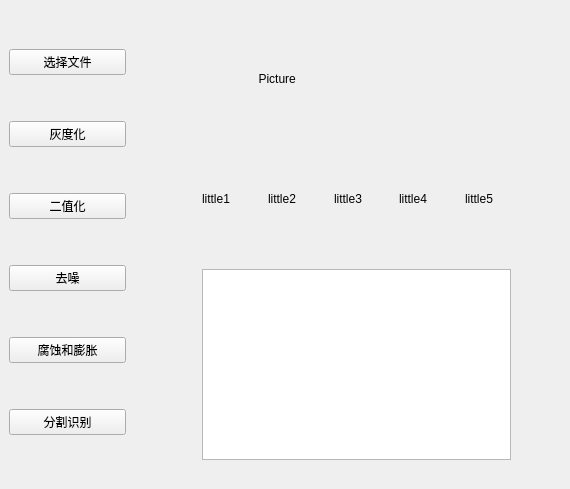
<?xml version="1.0" encoding="UTF-8"?>
<ui version="4.0">
 <class>MainWindow</class>
 <widget class="QMainWindow" name="MainWindow">
  <property name="geometry">
   <rect>
    <x>0</x>
    <y>0</y>
    <width>570</width>
    <height>489</height>
   </rect>
  </property>
  <property name="windowTitle">
   <string>验证码识别模拟</string>
  </property>
  <widget class="QWidget" name="centralwidget">
   <layout class="QGridLayout" name="gridLayout" columnstretch="1,3">
    <item row="0" column="1">
     <layout class="QVBoxLayout" name="verticalLayout" stretch="0,0,0">
      <property name="spacing">
       <number>20</number>
      </property>
      <property name="sizeConstraint">
       <enum>QLayout::SetDefaultConstraint</enum>
      </property>
      <property name="leftMargin">
       <number>50</number>
      </property>
      <property name="topMargin">
       <number>20</number>
      </property>
      <property name="rightMargin">
       <number>50</number>
      </property>
      <property name="bottomMargin">
       <number>20</number>
      </property>
      <item>
       <widget class="QLabel" name="label">
        <property name="sizePolicy">
         <sizepolicy hsizetype="Expanding" vsizetype="Minimum">
          <horstretch>0</horstretch>
          <verstretch>0</verstretch>
         </sizepolicy>
        </property>
        <property name="minimumSize">
         <size>
          <width>0</width>
          <height>100</height>
         </size>
        </property>
        <property name="text">
         <string>                 Picture</string>
        </property>
       </widget>
      </item>
      <item>
       <layout class="QHBoxLayout" name="horizontalLayout">
        <item>
         <widget class="QLabel" name="little1">
          <property name="text">
           <string>little1</string>
          </property>
         </widget>
        </item>
        <item>
         <widget class="QLabel" name="little2">
          <property name="text">
           <string>little2</string>
          </property>
         </widget>
        </item>
        <item>
         <widget class="QLabel" name="little3">
          <property name="sizePolicy">
           <sizepolicy hsizetype="Preferred" vsizetype="Minimum">
            <horstretch>0</horstretch>
            <verstretch>0</verstretch>
           </sizepolicy>
          </property>
          <property name="minimumSize">
           <size>
            <width>0</width>
            <height>100</height>
           </size>
          </property>
          <property name="text">
           <string>little3</string>
          </property>
         </widget>
        </item>
        <item>
         <widget class="QLabel" name="little4">
          <property name="text">
           <string>little4</string>
          </property>
         </widget>
        </item>
        <item>
         <widget class="QLabel" name="little5">
          <property name="text">
           <string>little5</string>
          </property>
         </widget>
        </item>
       </layout>
      </item>
      <item>
       <widget class="QTextBrowser" name="result">
        <property name="sizePolicy">
         <sizepolicy hsizetype="Expanding" vsizetype="Minimum">
          <horstretch>0</horstretch>
          <verstretch>0</verstretch>
         </sizepolicy>
        </property>
        <property name="minimumSize">
         <size>
          <width>0</width>
          <height>100</height>
         </size>
        </property>
        <property name="font">
         <font>
          <family>微软雅黑</family>
          <pointsize>14</pointsize>
          <weight>50</weight>
          <bold>false</bold>
         </font>
        </property>
       </widget>
      </item>
     </layout>
    </item>
    <item row="0" column="0">
     <layout class="QVBoxLayout" name="verticalLayout_2">
      <property name="rightMargin">
       <number>20</number>
      </property>
      <item>
       <widget class="QPushButton" name="pushButton_1">
        <property name="autoFillBackground">
         <bool>false</bool>
        </property>
        <property name="text">
         <string>选择文件</string>
        </property>
       </widget>
      </item>
      <item>
       <widget class="QPushButton" name="pushButton_2">
        <property name="sizePolicy">
         <sizepolicy hsizetype="Minimum" vsizetype="Fixed">
          <horstretch>0</horstretch>
          <verstretch>0</verstretch>
         </sizepolicy>
        </property>
        <property name="autoFillBackground">
         <bool>false</bool>
        </property>
        <property name="text">
         <string>灰度化</string>
        </property>
       </widget>
      </item>
      <item>
       <widget class="QPushButton" name="pushButton_3">
        <property name="autoFillBackground">
         <bool>false</bool>
        </property>
        <property name="text">
         <string>二值化</string>
        </property>
       </widget>
      </item>
      <item>
       <widget class="QPushButton" name="pushButton_4">
        <property name="autoFillBackground">
         <bool>false</bool>
        </property>
        <property name="text">
         <string>去噪</string>
        </property>
       </widget>
      </item>
      <item>
       <widget class="QPushButton" name="pushButton_5">
        <property name="autoFillBackground">
         <bool>false</bool>
        </property>
        <property name="text">
         <string>腐蚀和膨胀</string>
        </property>
       </widget>
      </item>
      <item>
       <widget class="QPushButton" name="pushButton_6">
        <property name="autoFillBackground">
         <bool>false</bool>
        </property>
        <property name="text">
         <string>分割识别</string>
        </property>
       </widget>
      </item>
     </layout>
    </item>
   </layout>
  </widget>
 </widget>
 <resources/>
 <connections>
  <connection>
   <sender>pushButton_1</sender>
   <signal>clicked()</signal>
   <receiver>MainWindow</receiver>
   <slot>browseFile()</slot>
   <hints>
    <hint type="sourcelabel">
     <x>67</x>
     <y>64</y>
    </hint>
    <hint type="destinationlabel">
     <x>284</x>
     <y>244</y>
    </hint>
   </hints>
  </connection>
  <connection>
   <sender>pushButton_2</sender>
   <signal>clicked()</signal>
   <receiver>MainWindow</receiver>
   <slot>grayImage()</slot>
   <hints>
    <hint type="sourcelabel">
     <x>67</x>
     <y>136</y>
    </hint>
    <hint type="destinationlabel">
     <x>284</x>
     <y>244</y>
    </hint>
   </hints>
  </connection>
  <connection>
   <sender>pushButton_3</sender>
   <signal>clicked()</signal>
   <receiver>MainWindow</receiver>
   <slot>binaryImage()</slot>
   <hints>
    <hint type="sourcelabel">
     <x>67</x>
     <y>208</y>
    </hint>
    <hint type="destinationlabel">
     <x>284</x>
     <y>244</y>
    </hint>
   </hints>
  </connection>
  <connection>
   <sender>pushButton_4</sender>
   <signal>clicked()</signal>
   <receiver>MainWindow</receiver>
   <slot>denoiseImage()</slot>
   <hints>
    <hint type="sourcelabel">
     <x>67</x>
     <y>280</y>
    </hint>
    <hint type="destinationlabel">
     <x>284</x>
     <y>244</y>
    </hint>
   </hints>
  </connection>
  <connection>
   <sender>pushButton_5</sender>
   <signal>clicked()</signal>
   <receiver>MainWindow</receiver>
   <slot>eroseDilateImage()</slot>
   <hints>
    <hint type="sourcelabel">
     <x>67</x>
     <y>352</y>
    </hint>
    <hint type="destinationlabel">
     <x>284</x>
     <y>244</y>
    </hint>
   </hints>
  </connection>
  <connection>
   <sender>pushButton_6</sender>
   <signal>clicked()</signal>
   <receiver>MainWindow</receiver>
   <slot>cutChars()</slot>
   <hints>
    <hint type="sourcelabel">
     <x>67</x>
     <y>424</y>
    </hint>
    <hint type="destinationlabel">
     <x>284</x>
     <y>244</y>
    </hint>
   </hints>
  </connection>
 </connections>
 <slots>
  <slot>grayImage()</slot>
  <slot>binaryImage()</slot>
  <slot>denoiseImage()</slot>
  <slot>eroseDilateImage()</slot>
  <slot>cutChars()</slot>
  <slot>browseFile()</slot>
 </slots>
</ui>
